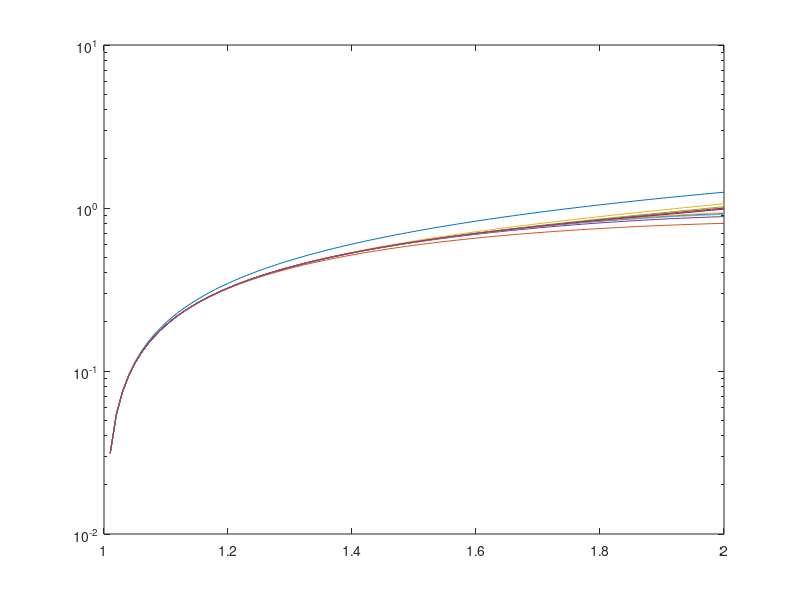

This figure's MATLAB source: (Note: this script raises an error after producing the figure.)
% myintegral
clc; clear; close all

a = 0.8;

x01 = 0:0.01:1; x01=x01(:);
x12 = x01+1;  
N=10;

rho01 = x01.^(a-1);
int12binom = zeros(length(x12),1);
for k=0:N
   % nchoosek(n,k) = gamma(n+1)/gamma(k+1)/gamma(n-k+1)
   % nchoosek(a+k-1,k) w/ n=a+k-1 ==> gamma(a+k-1+1)/gamma(k+1)/gamma(a+k-1-k+1)
   int12binom = int12binom + (-1)^k*gamma(a+k)/gamma(k+1)/gamma(a)*(x12-1).^(k+a)/(k+a);
   figure(1)
   semilogy(x12,int12binom); hold on;
end
int12hypergeom=1/a*(x12-1).^a.*hypergeom([a,a],a+1,1-x12);
semilogy(x12,int12binom,'r-','LineWidth',2); hold on;
semilogy(x12,int12hypergeom,'b--','LineWidth',2);  
xlabel('x')
ylabel('\rho','Rotation',0)
sgtitle(['\alpha = ' num2str(a) ])
print(['fig1_alpha_' num2str(a) '.png'],'-dpng')

rho12binom = max(0,x12.^(a-1).*(1-a*int12binom));
rho12hypergeom = x12.^(a-1).*(1-a*int12hypergeom);

figure(2)
subplot(2,1,1)
plot(x01,rho01,'g','LineWidth',2); hold on;
plot(x12,rho12binom,'r','LineWidth',2); 
plot(x12,rho12hypergeom,'b--','LineWidth',2); 
ylabel('\rho','Rotation',0)

subplot(2,1,2)
semilogy(x01,rho01,'g','LineWidth',2); hold on;
semilogy(x12,rho12binom,'r','LineWidth',2); 
semilogy(x12,rho12hypergeom,'b--','LineWidth',2);
xlabel('x')
ylabel('\rho','Rotation',0)
legend({'step1',['step2 binomial expansion with ' num2str(N) ' terms'],'step2 hypergeometric'},'Location','south')
sgtitle(['\alpha = ' num2str(a) ])
print(['fig2_alpha_' num2str(a) '.png'],'-dpng')